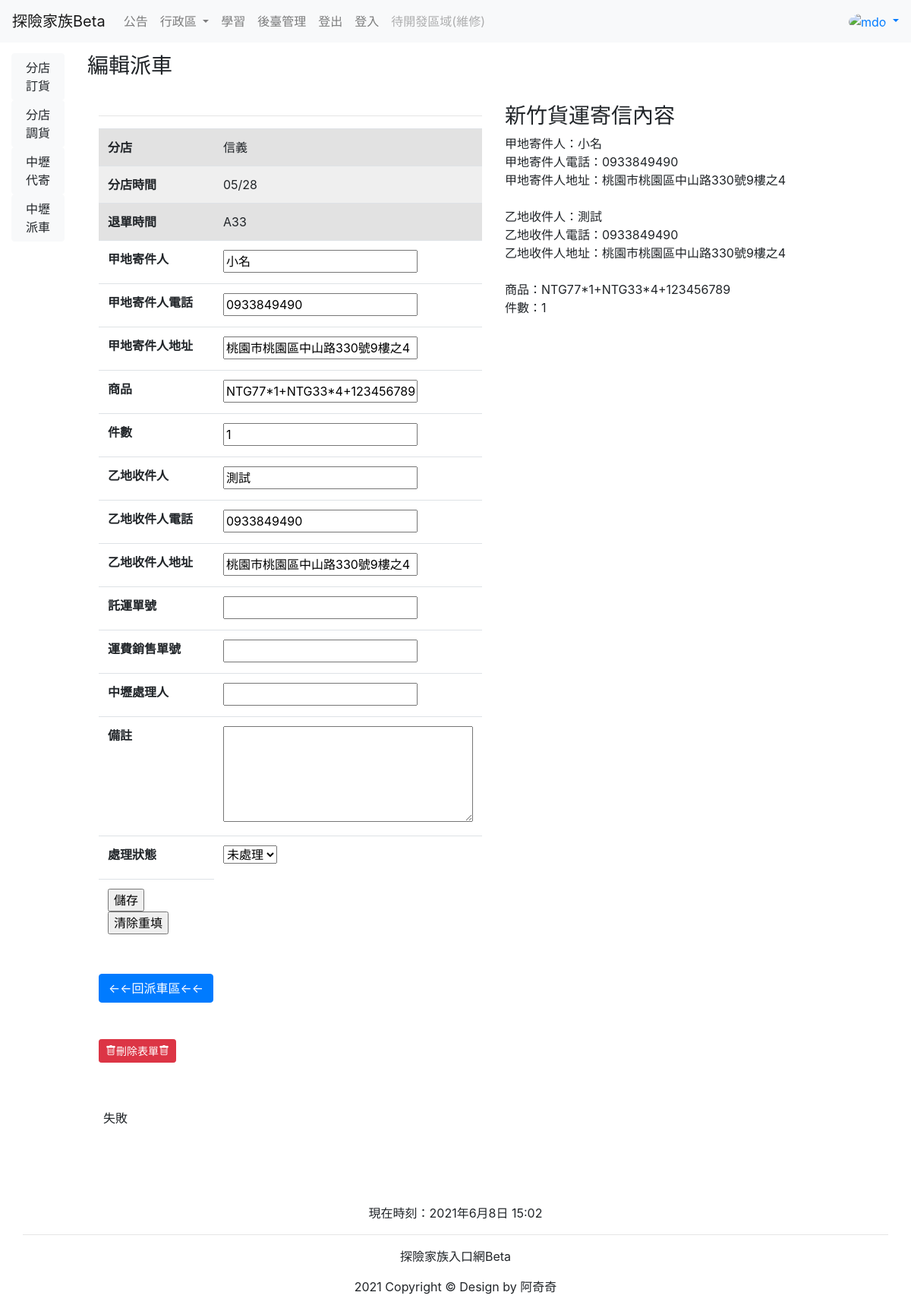
/zhongli_car/edit/3/, run on the app's committed database.
### myweb/models.py (models this page shows, shortened)
class ZhongliCar(models.Model):
    done_choices = (
        ('已處理', '已處理'),
        ('未處理', '未處理'),
    )
    id = models.AutoField(primary_key=True)
    shop_a_name_from = models.ForeignKey('ShopNameA', on_delete=models.CASCADE)
    shop_a_time = models.DateTimeField(default=timezone.now)
    shop_a_staff = models.CharField(max_length=12)
    send_from_people = models.CharField( max_length=30)
    send_from_phone = models.CharField( max_length=30)
    send_from_address = models.CharField( max_length=30)
    product = models.CharField(max_length=50)
    piece = models.PositiveIntegerField()
    send_to_people = models.CharField(max_length=30)
    send_to_phone = models.CharField(max_length=30)
    send_to_address = models.CharField(max_length=30)
    send_sheet_number = models.CharField(null=True, blank=True, max_length=16)
    sell_sheet_number = models.CharField(null=True, blank=True, max_length=12)
    service_time = models.DateTimeField(null=True, blank=True, )
    service_staff = models.CharField(null=True, blank=True, max_length=12)
    remark = models.TextField(null=True, blank=True)
    done = models.CharField(max_length=3, choices=done_choices, default='未處理')

class ShopNameA(models.Model):
    shop_name_a = models.CharField(max_length=10, null=False)
    order = models.IntegerField(default='99')
    def __str__(self):
        return self.shop_name_a

### myweb/views.py (the view)
# urls.py: path('zhongli_car/edit/<str:id>/', views.zhongli_car_edit, name='zhongli-car-edit-url'),
def zhongli_car_edit(request, id):
    now = datetime.now()
    if request.method == 'POST':
        zhongli_car = ZhongliCar.objects.filter(id=id)
        try:
            for i in range(len(zhongli_car)):
                zhongli_car[i].send_from_people = request.POST['send_from_people']
                zhongli_car[i].send_from_phone = request.POST['send_from_phone']
                zhongli_car[i].send_from_address = request.POST['send_from_address']
                zhongli_car[i].product = request.POST['product']
                zhongli_car[i].piece = request.POST['piece']
                zhongli_car[i].send_to_people = request.POST['send_to_people']
                zhongli_car[i].send_to_phone = request.POST['send_to_phone']
                zhongli_car[i].send_to_address = request.POST['send_to_address']
                zhongli_car[i].send_sheet_number = request.POST['send_sheet_number']
                zhongli_car[i].sell_sheet_number = request.POST['sell_sheet_number']
                zhongli_car[i].service_staff = request.POST['service_staff']
                zhongli_car[i].remark = request.POST['remark']
                zhongli_car[i].done = request.POST['done']
                if zhongli_car[i].done == '已處理':
                    zhongli_car[i].service_time = datetime.now()
                else:
                    pass
                zhongli_car[i].save()
            messages.add_message(request, messages.INFO, "try成功")
        except:
            messages.add_message(request, messages.INFO, "try失敗")
        messages.add_message(request, messages.INFO, "成功")
        return HttpResponseRedirect('/zhongli_car/')
    else:
        zhongli_car = ZhongliCar.objects.filter(id=id)
        messages.add_message(request, messages.INFO, "失敗")
    return render(request, 'zhongli_car_edit.html', locals())

### templates/zhongli_car_edit.html (shortened to what this page needs)
{% extends 'transfer_base.html' %}
{% block content %}
    <h3>編輯派車  </h3>
    <br>
    <div class="container-fluid">
        <div class="row">
            <div class="col-lg-6">
{% for p in zhongli_car %}
    <table class="table table-hover">
        <tr style="background-color: #e2e2e2">
            <th>分店</th>
            <td>{{ p.shop_a_name_from }}</td>
        </tr>
        <tr style="background-color: #efefef">
            <th>分店時間</th>
            <td>{{ p.shop_a_time|date:'m/d' }}</td>
        </tr>
        <tr style="background-color: #e2e2e2">
            <th>退單時間</th>
            <td>{{ p.shop_a_staff }}</td>
        </tr>
    <hr>
    <form name="zhongli_send_edit_form" action="." method="post">
            <tr>
                <th><label for="send_from_people">甲地寄件人</label></th>
                <td><input id="send_from_people" type="text" name="send_from_people" value="{{ p.send_from_people|default_if_none:"" }}"></td>
            </tr>
            <tr>
                <th><label for="send_from_phone">甲地寄件人電話</label></th>
                <td><input id="send_from_phone" type="text" name="send_from_phone" value="{{ p.send_from_phone|default_if_none:"" }}"></td>
            </tr>
            <tr>
                <th><label for="send_from_address">甲地寄件人地址</label></th>
                <td><input id="send_from_address" type="text" name="send_from_address" value="{{ p.send_from_address|default_if_none:"" }}"></td>
            </tr>
            <tr>
                <th><label for="product">商品</label></th>
                <td><input id="product" type="text" name="product" value="{{ p.product|default_if_none:"" }}"></td>
            </tr>
            <tr>
                <th><label for="piece">件數</label></th>
                <td><input id="piece" type="number" name="piece" value="{{ p.piece|default_if_none:"" }}"></td>
            </tr>
            <tr>
                <th><label for="send_to_people">乙地收件人</label></th>
                <td><input id="send_to_people" type="text" name="send_to_people" value="{{ p.send_to_people|default_if_none:"" }}"></td>
            </tr>
            <tr>
                <th><label for="send_to_phone">乙地收件人電話</label></th>
                <td><input id="send_to_phone" type="text" name="send_to_phone" value="{{ p.send_to_phone|default_if_none:"" }}"></td>
            </tr>
            <tr>
                <th><label for="send_to_address">乙地收件人地址</label></th>
                <td><input id="send_to_address" type="text" name="send_to_address" value="{{ p.send_to_address|default_if_none:"" }}"></td>
            </tr>
            <tr>
                <th><label for="send_sheet_number">託運單號</label></th>
                <td><input id="send_sheet_number" type="text" name="send_sheet_number" value="{{ p.send_sheet_number|default_if_none:"" }}"></td>
            </tr>
            <tr>
                <th><label for="sell_sheet_number">運費銷售單號</label></th>
                <td><input id="sell_sheet_number" type="text" name="sell_sheet_number" value="{{ p.sell_sheet_number|default_if_none:"" }}"></td>
            </tr>
            <tr>
                <th><label for="service_staff">中壢處理人</label></th>
                <td><input id="service_staff" type="text" name="service_staff" value="{{ p.service_staff|default_if_none:"" }}"></td>
            </tr>
            <tr>
                <th><label for="remark">備註</label></th>
                <td><textarea id="remark" name="remark" rows="5" cols="30">{{ p.remark }}</textarea></td>
            </tr>
            <tr>
                <th><label for="done">處理狀態</label></th>
                <td>
                    <select id="done"  name="done" >
                        <option value="未處理" {% if p.done == '未處理' %} selected="selected" {% endif %}>未處理</option>
                    </select>
                </td>
            </tr>
            <tr>
                <th>
                    <input type="submit" value="儲存">
                    <input type="reset" value="清除重填">
                </th>
            </tr>
    </form>
    </table>
    <br>
    <button type="button" class="btn btn-primary" onclick="location.href='{% url 'zhongli-car-url' %}'" >
        <a>←←回派車區←←</a>
    </button>
    <br>
    <br>
    <br>
    <button type="button" class="btn btn-danger btn-sm" data-toggle="modal" data-target="#delete" >
        <a  style="color: white"><span class="bi bi-trash"></span>刪除表單<span class="bi bi-trash"></span></a>
    </button>
            </div>
            <div class="col-lg-6">
                <h3>新竹貨運寄信內容</h3>
                甲地寄件人：{{ p.send_from_people }}<br>
                甲地寄件人電話：{{ p.send_from_phone }}<br>
                甲地寄件人地址：{{ p.send_from_address }}<br><br>
                乙地收件人：{{ p.send_to_people|default_if_none:"" }}<br>
                乙地收件人電話：{{ p.send_to_phone|default_if_none:"" }}<br>
                乙地收件人地址：{{ p.send_to_address|default_if_none:"" }}<br><br>
                商品：{{ p.product|default_if_none:"" }}<br>
                件數：{{ p.piece|default_if_none:"" }}
            </div>
{% endfor %}
        </div>
    </div>
    <br>
    <br>
    {% for message in messages %}
        <div class='alert alert-{{ message.tag }}'>{{ message }}</div>
    {% endfor %}
    <br>
    <br>
    <br>
{% endblock %}

### data on the page
ZhongliCar: shop_a_name_from "信義", shop_a_time "05/28", shop_a_staff "A33", send_from_people "小名", send_from_phone "0933849490", send_from_address "桃園市桃園區中山路330號9樓之4", product "NTG77*1+NTG33*4+123456789", piece "1", send_to_people "測試", send_to_phone "0933849490", send_to_address "桃園市桃園區中山路330號9樓之4", done "未處理"

### other printed values
{{ message }} "失敗"
